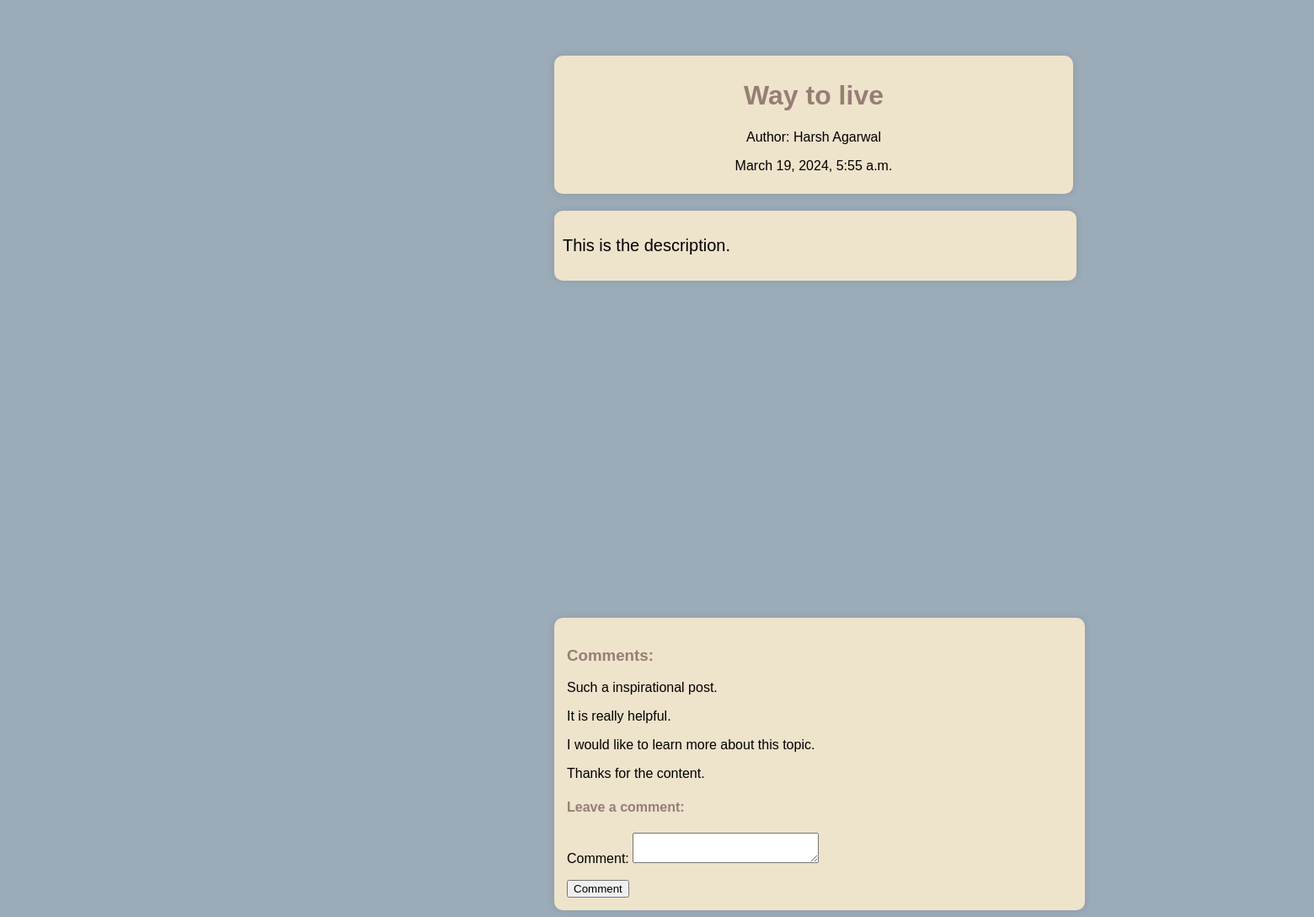
/blog/blogs/3/, run on an earlier commit of the app's database.
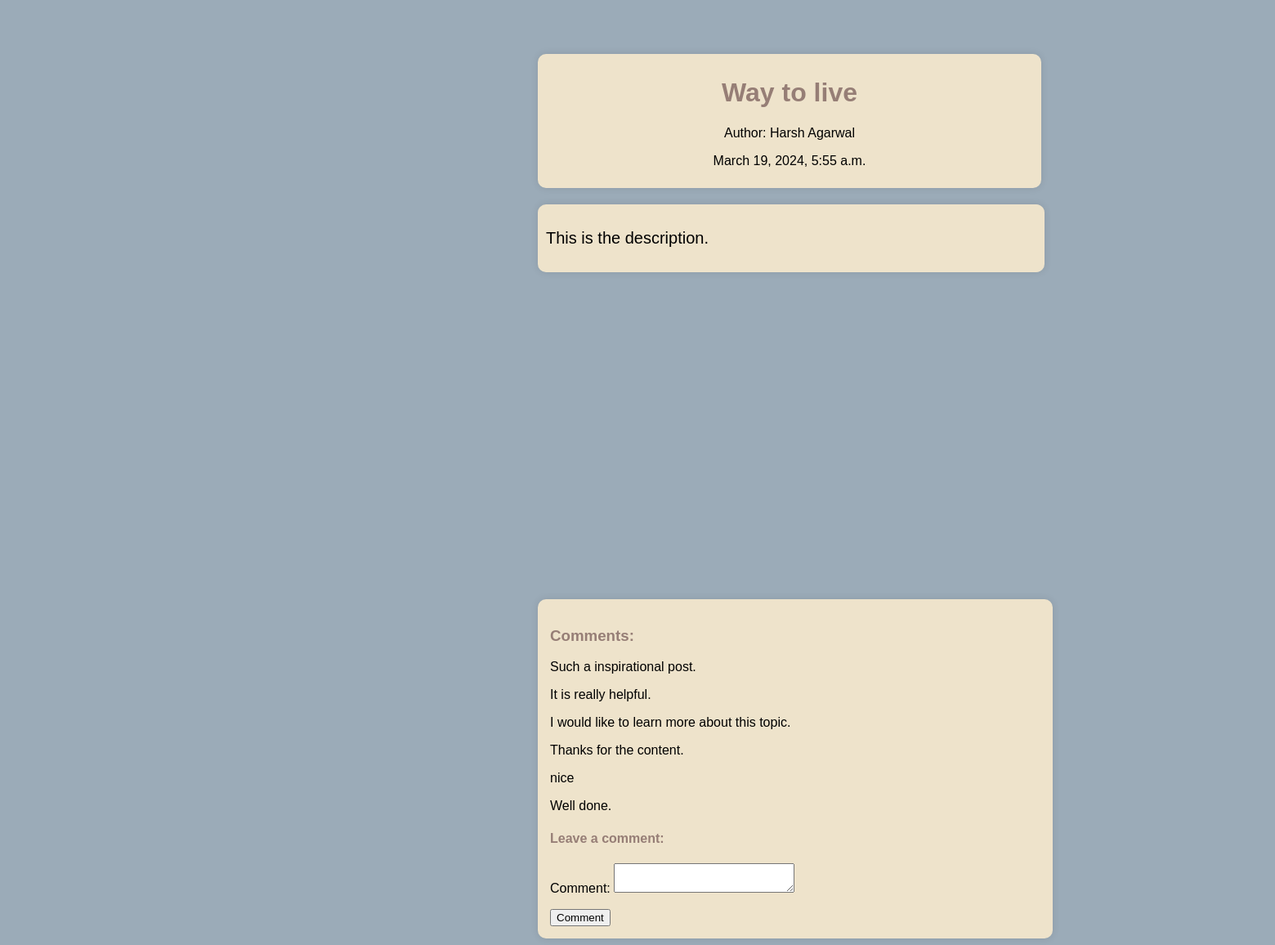
And on a later commit of the database.
### blog/models.py (models this page shows, shortened)
class BaseModel(models.Model):
    created_at = models.DateTimeField(auto_now_add=True)
    updated_at = models.DateTimeField(auto_now=True)
    class Meta:
        abstract = True

class BlogPost(BaseModel):
    title = models.TextField(default="No title available")
    author = models.ForeignKey(Author, on_delete=models.CASCADE, related_name = "blogs")
    content = models.TextField()
    class Meta:
        db_table = "blog_post"

class Author(BaseModel):
    user = models.OneToOneField(User, on_delete=models.CASCADE, default=None, related_name = "author")
    name = models.CharField(max_length=50)
    biological_info = models.TextField()
    class Meta:
        db_table = "authors"
    def __str__(self):
        return self.name

class Comment(BaseModel):
    blog = models.ForeignKey(BlogPost, on_delete=models.CASCADE,  related_name = "comments")
    comment = models.TextField()
    class Meta:
        db_table = "comments"

### blog/views.py (the view)
# urls.py: path("blogs/<int:pk>/",views.BlogDetail.as_view(), name="blogdetail"),
class BlogDetail(generic.DetailView,FormMixin):
    model = BlogPost
    template_name = "blog/blog_detail.html"
    context_object_name = "post"
    form_class = CommentForm
    def get_context_data(self, **kwargs: Any):
        context = super().get_context_data(**kwargs)
        post = self.get_object()
        context['comments'] = post.comments.all().order_by("created_at")
        context['form'] = CommentForm()
        return context
    @method_decorator(login_required)
    def post(self, request, *args, **kwargs):
        form = self.form_class(request.POST)
        post = self.get_object()
        if form.is_valid():
            comment = form.cleaned_data['comment']
            comment_instance = Comment.objects.create(blog=post, comment=comment)
            return redirect('.')

### blog/form.py
class CommentForm(forms.ModelForm):
    class Meta:
        model = Comment
        fields = ['comment']
        widgets = {
            'comment': forms.Textarea(attrs={'rows':2, 'cols':25}),
        }

### blog/templates/blog/blog_detail.html (shortened to what this page needs)
{% extends 'blog/base.html' %}
    {% block htmlhead %} {% load static %}
    <link rel="stylesheet" href="{% static 'blog/blog_detail.css' %}" />
    {% endblock htmlhead %}
    {% block content %}
    <div class="post">
      <div class="headline">
        <div class="title">
          <h1>{{ post.title }}</h1>
          <div class="author">
            <p>Author: {{ post.author }}</p>
            <p>{{ post.created_at }}</p>
          </div>
        </div>
      </div>
      <div class="content">
        <p>{{ post.content }}</p>
      </div>
      <div class="comment">
        {% if comments %}
        <h3>Comments:</h3>
        {% for comment in comments %}
        <p>{{ comment.comment }}</p>
        {% endfor %} {% endif %}
        <h4>Leave a comment:</h4>
        <form method="post">
          {% csrf_token %} {{ form.as_p }}
          <input type="submit" value="Comment" class="button" />
        </form>
      </div>
    </div>
    {% endblock content%}

### blog/templates/blog/base.html (shortened to what this page needs)
<!DOCTYPE html>
<html lang="en">
  <head>
    {% load static %}
    <link rel="stylesheet" type="text/css" href="{% static 'blog/base.css' %}">
    {% block htmlhead %}
    {% endblock htmlhead %}
  </head>
  <body>
    <main>
       {%block content%} {%endblock content%}
    </main>
  </body>
</html>

### blog/static/blog/base.css (style rules this page uses)
body { font-family: Arial, sans-serif; background-color: #9BABB8; }

### blog/static/blog/blog_detail.css (style rules this page uses)
.post { margin-left: 650px; }
.comment { max-width: 600px; margin-top: 400px; padding: 15px; background-color: #eee3cb; border-radius: 10px; box-shadow: 0px 0px 10px rgba(0, 0, 0, 0.1); }
.comment h3 { color: #967e76; }
.comment h4 { color: #967e76; }
.content { font-size: 20px; }
.headline { margin-top: 20px; max-width: 600px; padding: 8px; background-color: #eee3cb; border-radius: 10px; box-shadow: 0px 0px 10px rgba(0, 0, 0, 0.1); }
.title { text-align: center; color: #967e76; }
.author { color: black; }
.content { margin-top: 20px; max-width: 600px; padding: 10px; background-color: #eee3cb; border-radius: 10px; box-shadow: 0px 0px 10px rgba(0, 0, 0, 0.1); }

What changed in the data, as far as the page shows it:
added Comment: comment "nice"
added Comment: comment "Well done."
